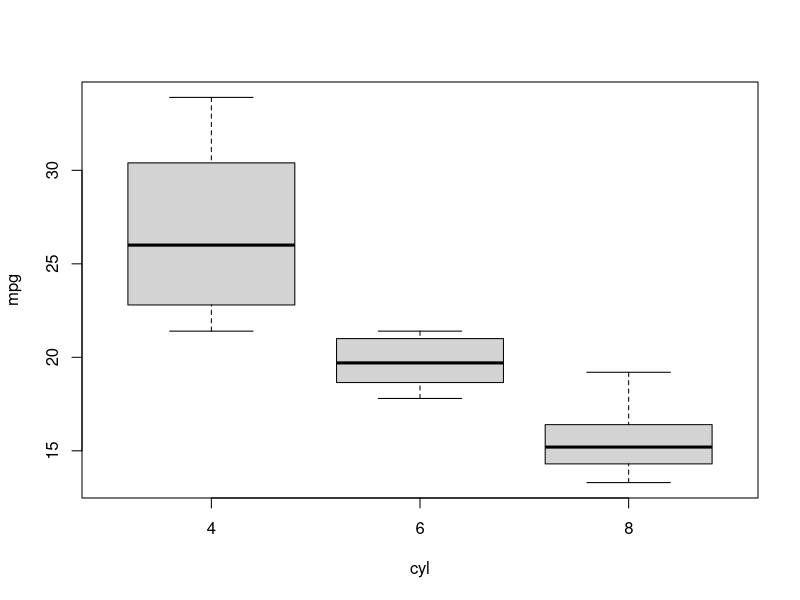

Recreate this plot in R.

##! INPUT

variable = "cyl"	# Variable:, c(Cylinders = 'cyl', Transmission = 'am', Gears = 'gear')
outliers = FALSE	# Show outliers?


##! MAIN COMPUTATIONS

# get the data frame; redefine am for nicer output
library(datasets)
mpgData <- transform(mtcars, am = factor(am, labels = c('Automatic', 'Manual')))

# compute formula text
formulaText <- paste("mpg ~", variable)


##! MAIN PAGE

# show Caption
formulaText

# plot boxplot of mpgData
boxplot(as.formula(formulaText), data=mpgData, outline = outliers)

